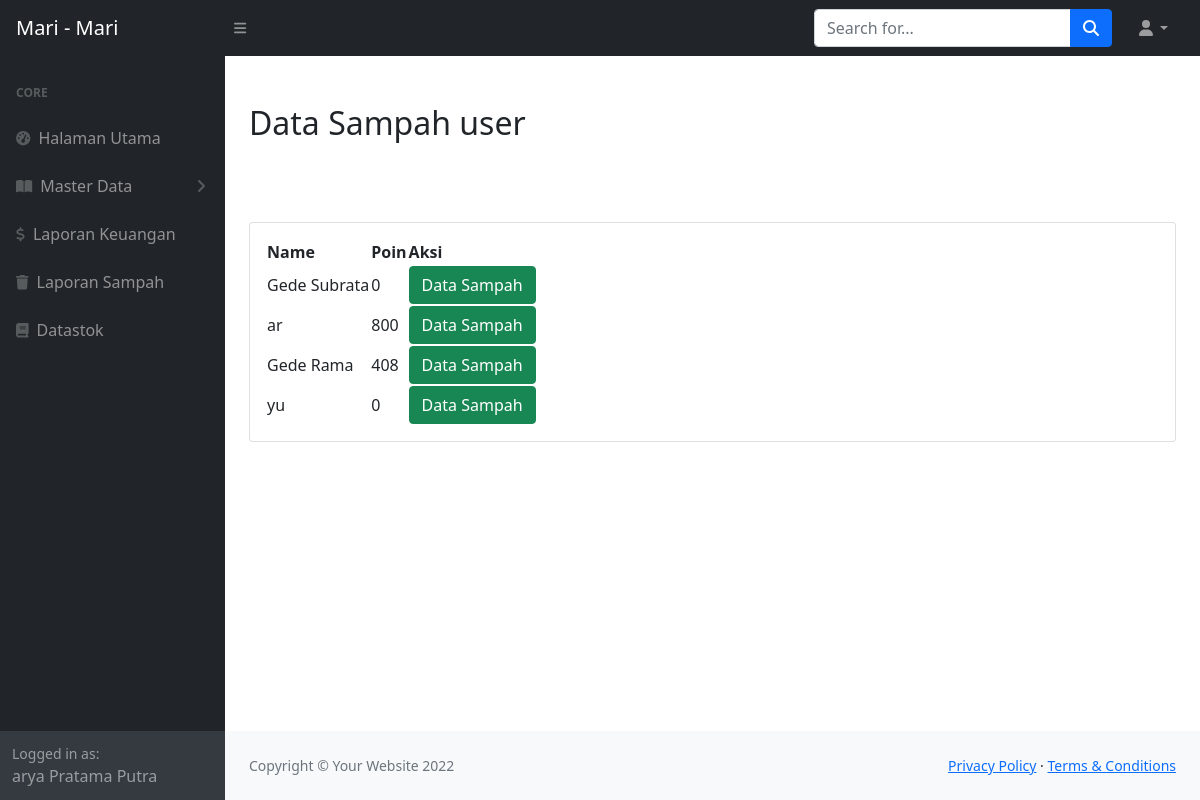
Before: /petugas/datasampah.php (signed in) with the older database file.
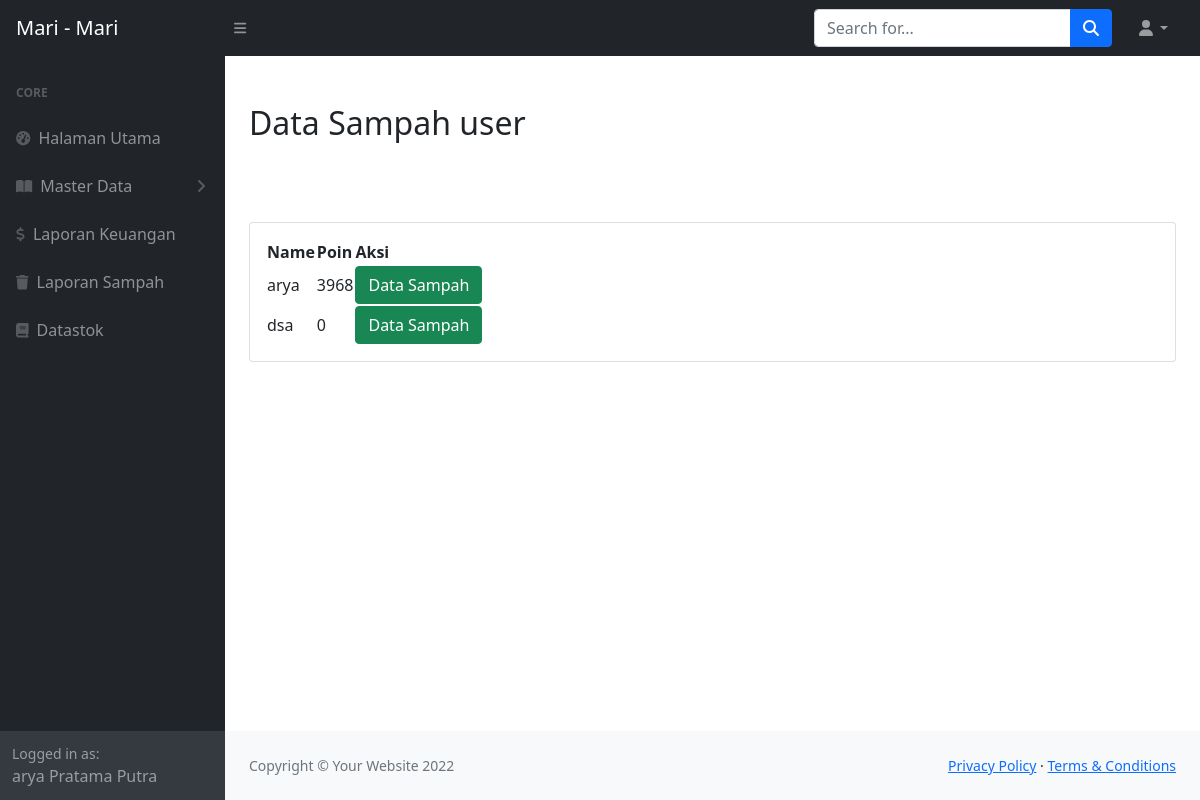
After: the same page with the newer database file.
### tables this page shows
CREATE TABLE `tb_user` (
  `id_user` varchar(100) NOT NULL,
  `nama` varchar(100) NOT NULL,
  `alamat` varchar(100) NOT NULL,
  `email` varchar(100) NOT NULL,
  `jenis_kelamin` varchar(100) NOT NULL,
  `no_telepon` varchar(100) NOT NULL,
  `password` varchar(100) NOT NULL,
  `hak_akses` varchar(100) NOT NULL
);

CREATE TABLE `tb_poin` (
  `id_user` varchar(100) NOT NULL,
  `akumulasi_poin` varchar(100) NOT NULL
);

### petugas/sesipetugas.php (called while the page is built, shortened)
<?php
        include '../Action_front/koneksi.php';
        $id = $_SESSION['sesipetugas'];
        $selectuser = mysqli_query($koneksi,"SELECT * FROM `tb_user` WHERE `id_user` = '$id'");
        $arrayselector = mysqli_fetch_array($selectuser);
?>

### petugas/datasampah.php (the view, shortened to what this page needs)
<?php
            include 'view/header.php';
            include 'view/sidebar.php';
            include '../Action_front/koneksi.php';
?>
            <div id="layoutSidenav_content">
            <div class="container-fluid px-4">
                <main>
                        <br>
                        <br>
                        <h2> Data Sampah user</h2>
                        <br>
                        <br>
                        <br>
                    <div class="card mb-4">
                    <div class="card-body">
                                <table id="datatablesSimple">
                                    <thead>
                                        <tr>
                                            <th>Name</th>
                                            <th>Poin</th>
                                            <th>Aksi</th>
                                        </tr>
                                    </thead>
                                    <tbody>
                                    <?php
                                            $selectdata = mysqli_query($koneksi,"SELECT * FROM `tb_user`inner join tb_poin ON tb_poin.id_user = tb_user.id_user  WHERE hak_akses = 'pengguna    '");
                                            while ($data = mysqli_fetch_array($selectdata)) {
                                                ?>
                                        <tr>
                                            <td><?php echo $data['nama'] ?></td>
                                            <td><?php echo $data['akumulasi_poin'] ?></td>
                                            <td>
                                            <form action="detailsampah.php" Method ="POST">
                                            <button type="submit" name = "edit" class="btn btn-success">Data Sampah</button>
                                            </form>
                                        </td>
                                        </tr>
                                    <?php
                                            }
                                    ?>
                                    </tbody>
                                    </table>
            </main>
</div>
    </body>
</html>
<?php
    include 'view/footer.php';
?>

### petugas/view/header.php (shortened to what this page needs)
<?php
include 'sesipetugas.php';
?>
<!DOCTYPE html>
<html lang="en">
    <head>
        <link href="https://cdn.jsdelivr.net/npm/simple-datatables@latest/dist/style.css" rel="stylesheet" />
        <link href="../css/styles.css" rel="stylesheet" />
    </head>
    <body class="sb-nav-fixed">
        <nav class="sb-topnav navbar navbar-expand navbar-dark bg-dark">
            <a class="navbar-brand ps-3" href="index.php">Mari - Mari</a>
            <button class="btn btn-link btn-sm order-1 order-lg-0 me-4 me-lg-0" id="sidebarToggle" href="#!"><i class="fas fa-bars"></i></button>
            <form class="d-none d-md-inline-block form-inline ms-auto me-0 me-md-3 my-2 my-md-0">
                <div class="input-group">
                    <input class="form-control" type="text" placeholder="Search for..." aria-label="Search for..." aria-describedby="btnNavbarSearch" />
                    <button class="btn btn-primary" id="btnNavbarSearch" type="button"><i class="fas fa-search"></i></button>
                </div>
            </form>
            <ul class="navbar-nav ms-auto ms-md-0 me-3 me-lg-4">
                <li class="nav-item dropdown">
                    <a class="nav-link dropdown-toggle" id="navbarDropdown" href="#" role="button" data-bs-toggle="dropdown" aria-expanded="false"><i class="fas fa-user fa-fw"></i></a>
                </li>
            </ul>
        </nav>

### petugas/view/sidebar.php (shortened to what this page needs)
<div id="layoutSidenav">
            <div id="layoutSidenav_nav">
                <nav class="sb-sidenav accordion sb-sidenav-dark" id="sidenavAccordion">
                    <div class="sb-sidenav-menu">
                        <div class="nav">
                            <div class="sb-sidenav-menu-heading">Core</div>
                            <a class="nav-link" href="index.php">
                                <div class="sb-nav-link-icon"><i class="fas fa-tachometer-alt"></i></div>
                                Halaman Utama
                            </a>
                            <a class="nav-link collapsed" href="#" data-bs-toggle="collapse" data-bs-target="#collapsePages" aria-expanded="false" aria-controls="collapsePages">
                                <div class="sb-nav-link-icon"><i class="fas fa-book-open"></i></div>
                                Master Data
                                <div class="sb-sidenav-collapse-arrow"><i class="fas fa-angle-down"></i></div>
                            </a>
                            <a class="nav-link" href="keuangan.php">
                                <div class="sb-nav-link-icon"><i class="fas fa-dollar"></i></div>
                                Laporan Keuangan
                            </a>
                            <a class="nav-link" href="totalsampah.php">
                                <div class="sb-nav-link-icon"><i class="fas fa-trash"></i></div>
                                Laporan Sampah
                            </a>
                            <a class="nav-link" href="datastok.php">
                                <div class="sb-nav-link-icon"><i class="fas fa-book"></i></div>
                                Datastok
                            </a>
                        </div>
                    </div>
                    <div class="sb-sidenav-footer">
                        <div class="small">Logged in as:</div>
                        <?php
                        echo $arrayselector['nama'];
            ?>
                    </div>
                </nav>
            </div>

### petugas/view/footer.php (shortened to what this page needs)
<footer class="py-4 bg-light mt-auto">
                    <div class="container-fluid px-4">
                        <div class="d-flex align-items-center justify-content-between small">
                            <div class="text-muted">Copyright &copy; Your Website 2022</div>
                            <div>
                                <a href="#">Privacy Policy</a>
                                &middot;
                                <a href="#">Terms &amp; Conditions</a>
                            </div>
                        </div>
                    </div>
                </footer>

Changed rows visible on the page:
removed tb_user: nama "Gede Subrata", tb_poin.akumulasi_poin "0"
removed tb_user: nama "ar", tb_poin.akumulasi_poin "800"
removed tb_user: nama "Gede Rama", tb_poin.akumulasi_poin "408"
removed tb_user: nama "yu", tb_poin.akumulasi_poin "0"
added tb_user: nama "arya", tb_poin.akumulasi_poin "3968"
added tb_user: nama "dsa", tb_poin.akumulasi_poin "0"
